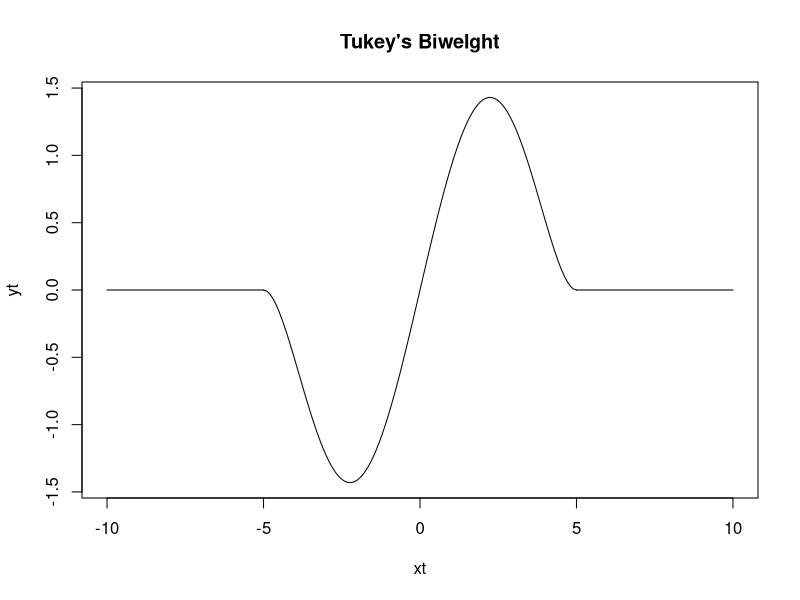
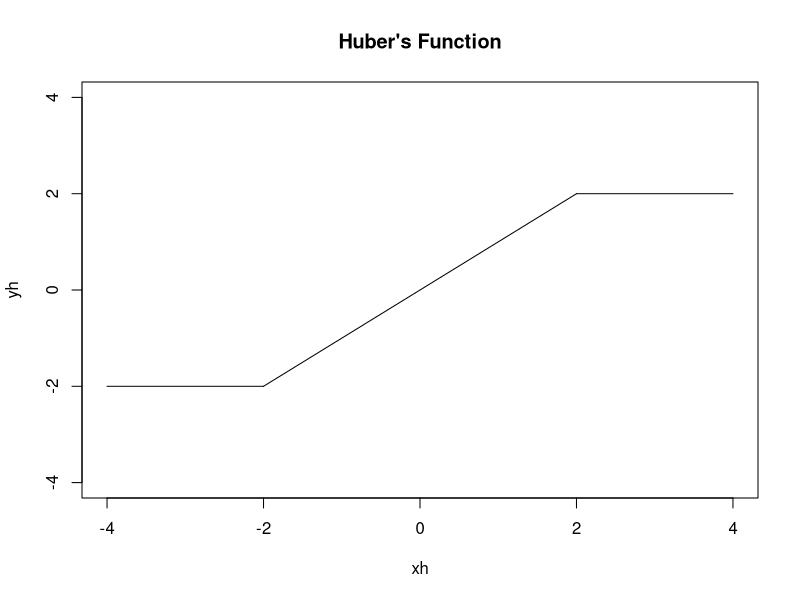
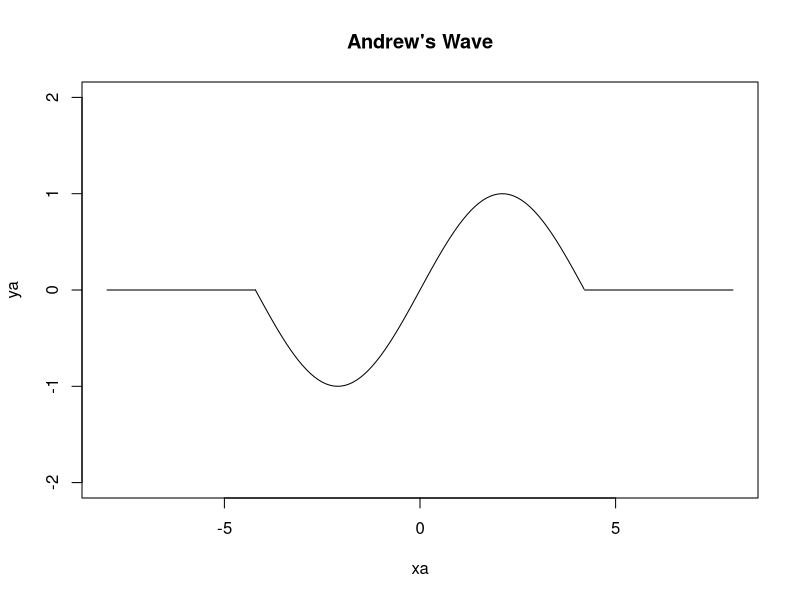

Here is the R script that generated these plots, in order:
# Q3

# Tukey's
xt <- seq(-5, 5, 0.1)
yt <- xt * (1 - (xt / 5) ^ 2) ^ 2
plot(xt,
     yt,
     type = "l",
     xlim = c(-10, 10),
     main = "Tukey's Biwelght")
lines(c(5, 10), c(0, 0))
lines(c(-10,-5), c(0, 0))

# Huber's
xh <- seq(-2, 2, 0.1)
yh <- xh
plot(
  xh,
  yh,
  type = "l",
  xlim = c(-4, 4),
  ylim = c(-4, 4),
  main = "Huber's Function"
)
lines(c(2, 4), c(2, 2))
lines(c(-4,-2), c(-2,-2))

# Andrew's
a <- 1.339
xa <- seq(-a * pi, a * pi, 0.1)
ya <- sin(xa / a)
plot(
  xa,
  ya,
  type = "l",
  xlim = c(-8, 8),
  ylim = c(-2, 2),
  main = "Andrew's Wave"
)
lines(c(a * pi, 8), c(0, 0))
lines(c(-8,-a * pi), c(0, 0))
